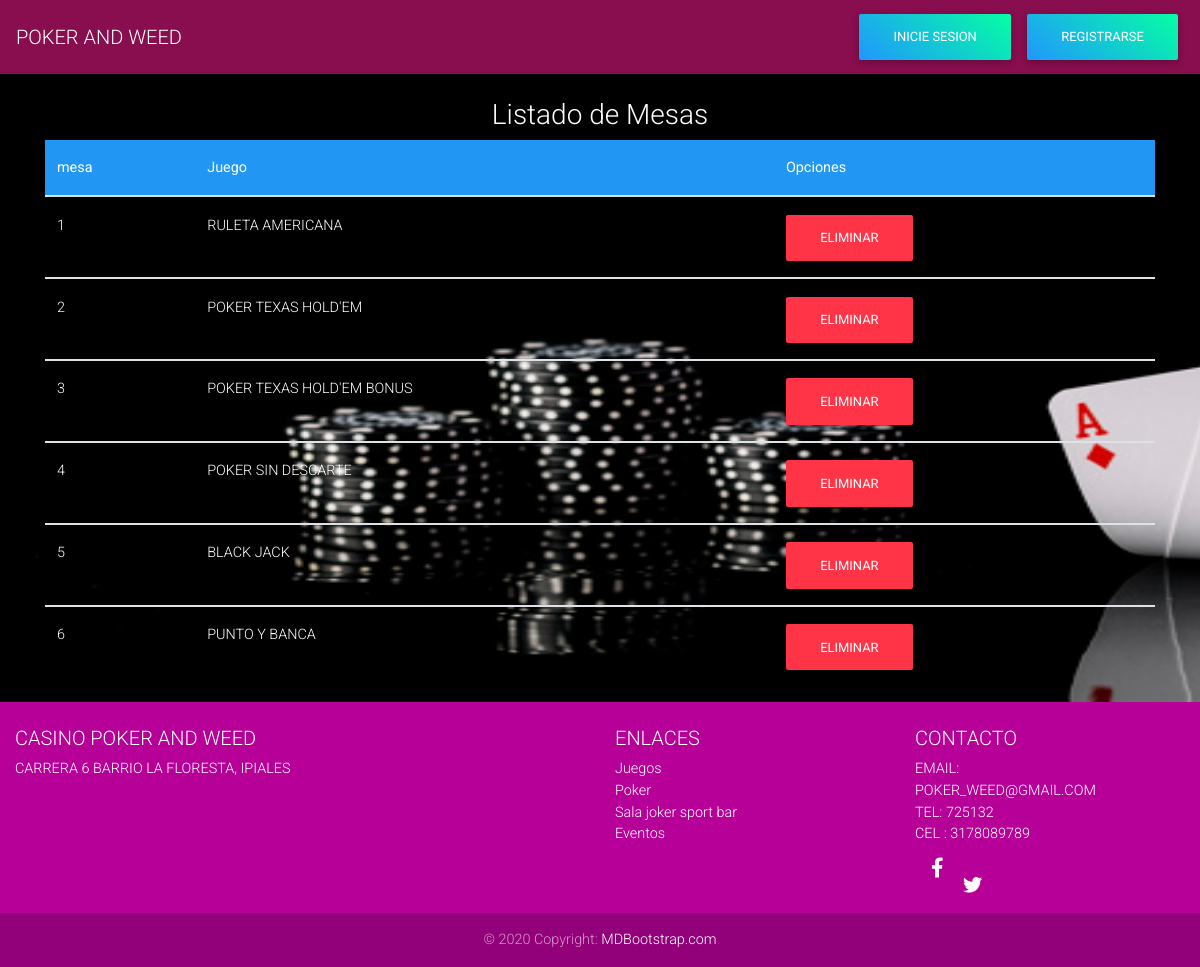
Screenshot of /mesa.php with the database file from the repository.
### tables this page shows
CREATE TABLE `mesa` (
  `id_mesa` int(100) NOT NULL,
  `juego_m` varchar(10) NOT NULL
);

CREATE TABLE `juego` (
  `id_juego` varchar(10) NOT NULL,
  `nombre_juego` varchar(50) NOT NULL
);

### mesa.php (the view, shortened to what this page needs)
<?php
    include 'encabezado.php';
    include 'conexion.php';
    echo('
        <div align="center" class="container">
        <br>
            <h3 style="color:white;"> Listado de Mesas</h3>
    ');
    $sql = "SELECT * FROM mesa JOIN juego on juego_m = id_juego";
    if ($resultado = $conexion->query($sql)) {
        echo('
            <table class="table" style="color:white;">
                <thead class="blue white-text">
                    <tr>
                        <th scope="col">mesa</th>
                        <th scope="col">Juego</th>
                        <th scope="col">Opciones</th>
                    </tr>
                </thead>
        ');
        while($row = $resultado->fetch_array()){
             $id = $row['id_mesa'];
            $juego = $row['nombre_juego'];
            echo('
                <tbody>
                    <tr>
                        <td>'.$id.'</td>
                        <td>'.$juego.'</td>
                        <td>
                        <a href= "eliminarmesa.php?id='.$id.' "  class="btn btn btn-danger"> Eliminar </a>
                        </td>
                    </tr>
            ');
        }
        echo('
                </tbody>
            </table>
        </div>
        ');
    }
    include 'pie.php'
?>

### css/style.css (style rules this page uses)
html, header, .view { height: 100%; }
body { height: 100%; background-image: url("../img/fondo_registrar1.jpg"); background-size: 1710px 786px; }

### rows the page displays
mesa: id_mesa "1", juego_m.nombre_juego "RULETA AMERICANA"
mesa: id_mesa "2", juego_m.nombre_juego "POKER TEXAS HOLD'EM"
mesa: id_mesa "3", juego_m.nombre_juego "POKER TEXAS HOLD'EM BONUS"
mesa: id_mesa "4", juego_m.nombre_juego "POKER SIN DESCARTE"
mesa: id_mesa "5", juego_m.nombre_juego "BLACK JACK"
mesa: id_mesa "6", juego_m.nombre_juego "PUNTO Y BANCA"
